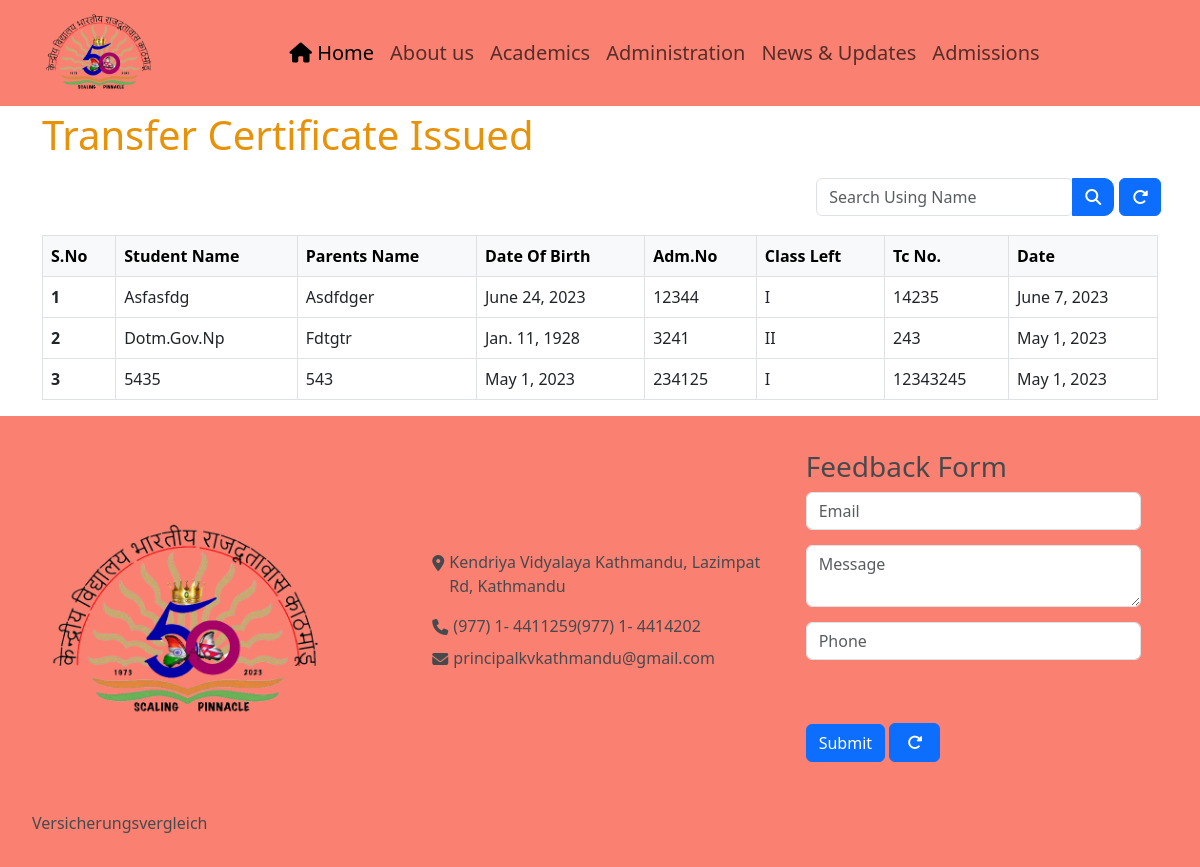
Page /TC_issued on the committed database.
### main_app/models.py (models this page shows, shortened)
class TC(models.Model):
    serial_number=models.BigIntegerField(primary_key=True,unique=True)
    name=models.CharField(max_length=32,blank=False,null=False)
    parents_name=models.CharField(max_length=32,blank=False,null=False)
    date_of_birth=models.DateField(blank=False,null=False)
    Admission_number=models.BigIntegerField(blank=False,null=False)
    Class_left=models.ForeignKey(Class,related_name='TCs_issued_by_class',blank=False,null=False,on_delete=models.CASCADE)
    TC_no=models.BigIntegerField(unique=True,blank=False,null=False,)
    issue_date=models.DateField(blank=False,null=False,)

class Class(models.Model):
    class_name=models.CharField(max_length=16)
    def __str__(self) :
        return f"{self.class_name}"

### main_app/views.py (the view)
# urls.py: path("TC_issued",views.tc_issued,name="tc_issued"),
def tc_issued(request):
    if request.method == "POST":
        name=request.POST['name']
        if not name:
            tcs_issued=TC.objects.all()[::-1][:400]
            return render(request,"website/tc_issued.html",{
                'tc':tcs_issued
            })
        try:
            tcs_issued=TC.objects.filter(name__contains=f'{name}')[::-1][:400]
            return render(request,"website/tc_issued.html",{
            'tc_search':tcs_issued
        })
        except:
            tcs_issued=None
            return render(request,"website/tc_issued.html",{
                'tc_search':tcs_issued
                })
    else:
        tcs_issued=TC.objects.all()[::-1][:400]
        return render(request,"website/tc_issued.html",{
            'tc':tcs_issued
        })

### main_app/templates/website/tc_issued.html (shortened to what this page needs)
{% extends 'website/layout.html' %}
{% block body %}
    <h1>Transfer Certificate Issued</h1>
    <form action="{% url 'tc_issued' %}" method="post" align="right" style="margin: 1rem">
        <div class="input-group">
            <div class="form-outline">
                <input id="search-input" type="search" id="form1" class="form-control" name="name" placeholder="Search Using Name">
            </div>
            <button id="search-button" type="submit" value="submit" class="btn btn-primary">
                <i class="fas fa-search"></i>
            </button>
            <a href="{% url 'tc_issued' %}" id="tc-reload">
                <button class="btn btn-primary">
                    <i class="fa-solid fa-rotate-right"></i>
                </button>
            </a>
        </div>
    </form>
    {% if tc_search %}
    <div class="table-responsive text-nowrap">
        <table class="table table-hover table-bordered">
            <thead class="table-light">
                <tr>
                    <th scope="col">S.no</th>
                    <th scope="col">Student Name</th>
                    <th scope="col">Parents Name</th>
                    <th scope="col">Date of Birth</th>
                    <th scope="col">Adm.No</th>
                    <th scope="col">Class Left</th>
                    <th scope="col">Tc No.</th>
                    <th scope="col">Date</th>
                </tr>
            </thead>
            <tbody>
                {% for tc in tc_search %}
                <tr>
                    <th scope="row">{{forloop.counter}}</th>
                    <td>{{tc.name}}</td>
                    <td>{{tc.parents_name}}</td>
                    <td>{{tc.date_of_birth}}</td>
                    <td>{{tc.Admission_number}}</td>
                    <td>{{tc.Class_left}}</td>
                    <td>{{tc.TC_no}}</td>
                    <td>{{tc.issue_date}}</td>
                </tr>
                {% endfor %}
            </tbody>
        </table>
    </div>
    {% else %}
    <div class="table-responsive text-nowrap">
        <table class="table table-hover table-bordered">
            <thead class="table-light">
                <tr>
                    <th scope="col">S.no</th>
                    <th scope="col">Student Name</th>
                    <th scope="col">Parents Name</th>
                    <th scope="col">Date of Birth</th>
                    <th scope="col">Adm.No</th>
                    <th scope="col">Class Left</th>
                    <th scope="col">Tc No.</th>
                    <th scope="col">Date</th>
                </tr>
            </thead>
            <tbody>
                {% for tc in tc %}
                <tr>
                    <th scope="row">{{forloop.counter}}</th>
                    <td>{{tc.name}}</td>
                    <td>{{tc.parents_name}}</td>
                    <td>{{tc.date_of_birth}}</td>
                    <td>{{tc.Admission_number}}</td>
                    <td>{{tc.Class_left}}</td>
                    <td>{{tc.TC_no}}</td>
                    <td>{{tc.issue_date}}</td>
                </tr>
                {% endfor %}
    {% endif %}
            </tbody>
        </table>
    </div>
{% endblock %}

### main_app/static/website/styles.css (style rules this page uses)
* { padding: 0px; margin: 0px; }
html, body { height: 100%; }
body { font-size: 16px; background-color: #fff; display: flex; flex-direction: column; }
h1, h2, h3 { color: #e89209; }
table { text-transform: capitalize; }
.input-group { display: flex; justify-content: flex-end; margin: 1.2rem; }
#search-button { border-radius: 0 10px 10px 0; }
#tc-reload { margin-left: 5px; border-radius: 10px; }

### rows in the picture
TC: name "Asfasfdg", parents_name "Asdfdger", date_of_birth "June 24, 2023", Admission_number "12344", Class_left "I", TC_no "14235", issue_date "June 7, 2023"
TC: name "Dotm.gov.np", parents_name "Fdtgtr", date_of_birth "Jan. 11, 1928", Admission_number "3241", Class_left "II", TC_no "243", issue_date "May 1, 2023"
TC: name "5435", parents_name "543", date_of_birth "May 1, 2023", Admission_number "234125", Class_left "I", TC_no "12343245", issue_date "May 1, 2023"
